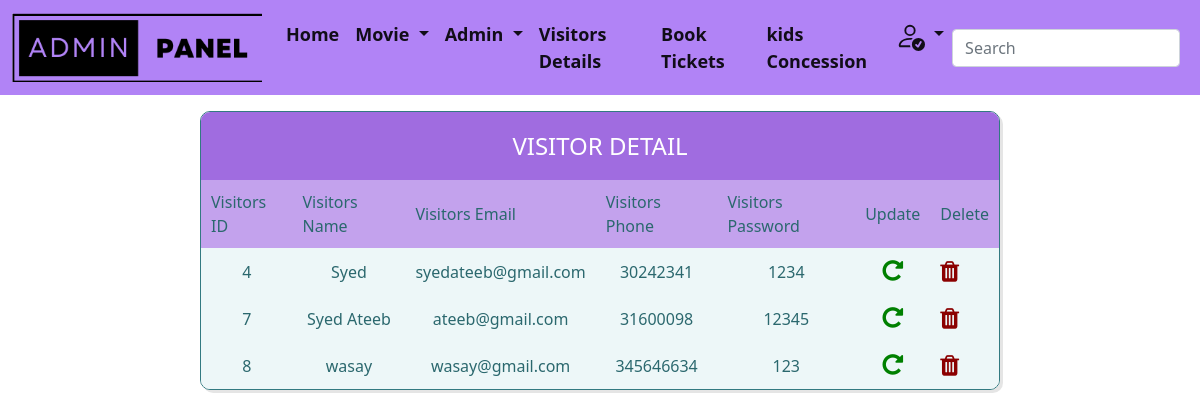
The page /visitors_detail.php (signed in) on the database its author committed.
### tables this page shows
CREATE TABLE `visitors` (
  `visitors_id` int(255) NOT NULL,
  `visitors_name` varchar(255) NOT NULL,
  `visitors_email` varchar(255) NOT NULL,
  `visitors_number` int(255) NOT NULL,
  `visitors_password` varchar(255) NOT NULL
);

### visitors_detail.php (the view, shortened to what this page needs)
<!DOCTYPE html>
<html lang="en">
<head>
    <link rel="stylesheet" href="style.css">
    <link rel="stylesheet" href="https://cdnjs.cloudflare.com/ajax/libs/font-awesome/4.7.0/css/font-awesome.min.css">
    <link href="https://cdn.jsdelivr.net/npm/bootstrap@5.0.2/dist/css/bootstrap.min.css" rel="stylesheet">
  </head>
<body>
<nav class="navbar navbar-expand-lg navbar-light " style="background-color: #b183f6 ;">
  <div class="container-fluid">
    <a id="av" class="navbar-brand" href=""><img class="logo" width="250px" src="images/admin.png" alt=""></a>
    <div class="collapse navbar-collapse" id="navbarSupportedContent">
      <ul id="ab"  class="navbar-nav me-auto mb-2 mb-lg-0">
        <li class="nav-item">
          <a class="nav-link active" aria-current="page" href="admin_home.php?email=<?php echo $_GET['email']; ?>">Home</a>
        </li>
        <li class="nav-item dropdown">
          <a class="nav-link active dropdown-toggle" href="#" id="navbarDropdown" role="button" data-bs-toggle="dropdown" aria-expanded="false">
            Movie
          </a>
        </li>
        <li class="nav-item dropdown">
          <a class="nav-link active dropdown-toggle" href="#" id="navbarDropdown" role="button" data-bs-toggle="dropdown" aria-expanded="false">
           Admin
          </a>
        </li>
        <li class="nav-item">
          <a class="nav-link active" href="visitors_detail.php?email=<?php echo $_GET['email'];?>">Visitors Details</a>
        </li>
        <li class="nav-item">
          <a class="nav-link active" href="book_ticket.php?email=<?php echo $_GET['email'];?>">Book Tickets</a>
        </li>
        <li class="nav-item">
          <a class="nav-link active" href="concession_req.php?email=<?php echo $_GET['email'];?>">kids Concession</a>
        </li>
        <li class="nav-item dropdown">
          <a class="nav-link active dropdown-toggle" id="navbarDropdown" role="button" data-bs-toggle="dropdown" aria-expanded="false">
          </a>
        </li>
      </ul>
      <form class="d-flex">
        <input class="form-control me-2" type="search" placeholder="Search" aria-label="Search">
      </form>
    </div>
  </div>
</nav>
<div class="table-users">
   <div class="header">Visitor Detail</div>
   <thead>
   <table cellspacing="0">
      <tr>
         <th>Visitors ID</th>
         <th>Visitors Name</th>
         <th>Visitors Email</th>
         <th>Visitors Phone</th>
         <th>Visitors Password</th>
         <th>Update</th>
         <th>Delete</th>
      </tr>
</thead>
  <tbody>
  <?php
include 'database.php';
$sql = "SELECT * FROM visitors";
$query = mysqli_query($conn,$sql);
while($arr = mysqli_fetch_array($query))
{
?>
      <tr>
         <td><?php echo $arr['visitors_id']; ?></td>
         <td><?php echo $arr['visitors_name']; ?></td>
         <td><?php echo $arr['visitors_email']; ?></td>
         <td><?php echo $arr['visitors_number']; ?></td>
         <td><?php echo $arr['visitors_password']; ?></td>
         <td><a href="update_visitors.php?visitors_id=<?php echo $arr['visitors_id']; ?>&email=<?php echo $_GET['email'] ?>"><i class='fa fa-repeat' style='font-size:24px;color:green'></i></a></td>
         <td><a href="delete_visitors.php?visitors_id=<?php echo $arr['visitors_id']; ?>&email=<?php echo $_GET['email'] ?>"><i class='fa fa-trash' style='font-size:24px;color:darkred'></i></a></td>
      </tr>
      </tbody>
  <?php
}
?>
</div>
</body>
</html>

### style.css (style rules this page uses)
#av { font-weight: bolder; }
#ab { font-weight: bold; font-size: 18px; }
body { background-image: url(images/cine.jpg); background-size: cover; background-position: inherit; background-repeat: no-repeat; height: 100vh; }

### visitors_detail.php (style rules this page uses)
.header { background-color: #a06ce0; color: white; font-size: 1.5em; padding: 1rem; text-align: center; text-transform: uppercase; }
.table-users { border: 1px solid #327a81; border-radius: 10px; box-shadow: 3px 3px 0 rgba(0, 0, 0, 0.1); max-width: calc(100% - 2em); margin: 1em auto; overflow: hidden; width: 800px; }
table { width: 100%; }
table td, table th { color: #2b686e; padding: 10px; }
table td { text-align: center; vertical-align: middle; }
table td:last-child { font-size: 0.95em; line-height: 1.4; text-align: left; }
table th { background-color: #c3a2ed; font-weight: 300; }
table tr:nth-child(2n+1) { background-color: #edf7f8; }
.logo { width:250px; }

### rows shown on the page
visitors: visitors_id "4", visitors_name "Syed", visitors_email "syedateeb@gmail.com", visitors_number "30242341", visitors_password "1234"
visitors: visitors_id "7", visitors_name "Syed Ateeb", visitors_email "ateeb@gmail.com", visitors_number "31600098", visitors_password "12345"
visitors: visitors_id "8", visitors_name "wasay", visitors_email "wasay@gmail.com", visitors_number "345646634", visitors_password "123"
